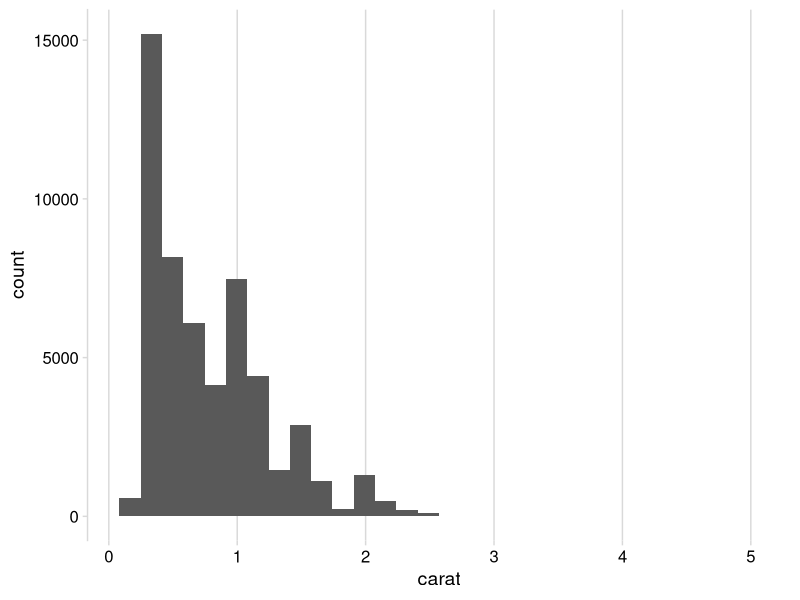
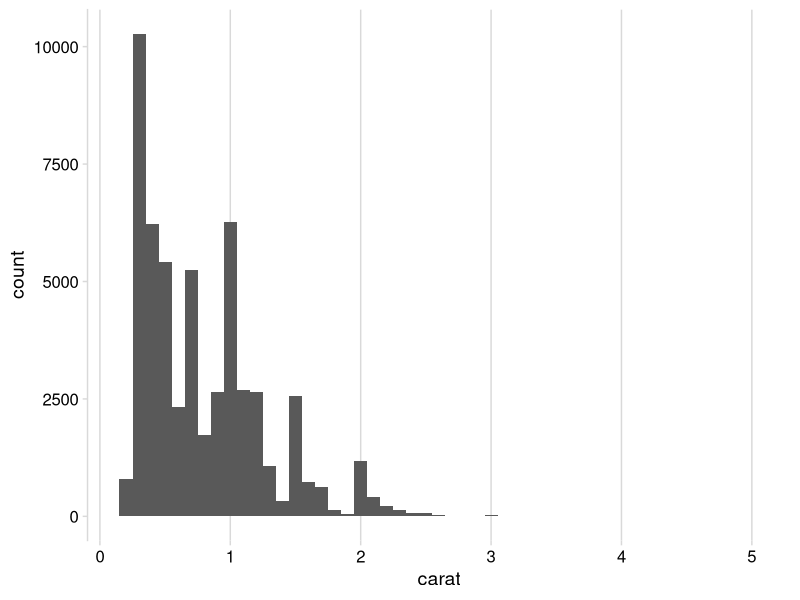
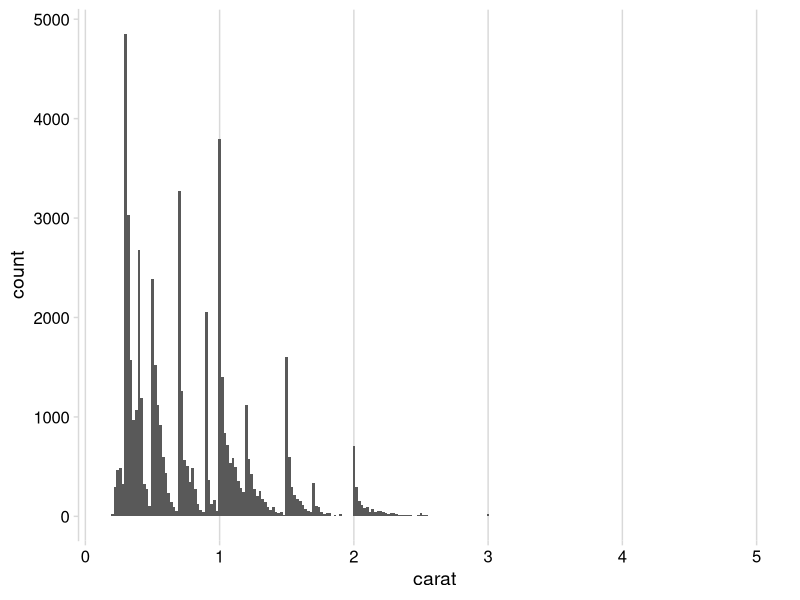
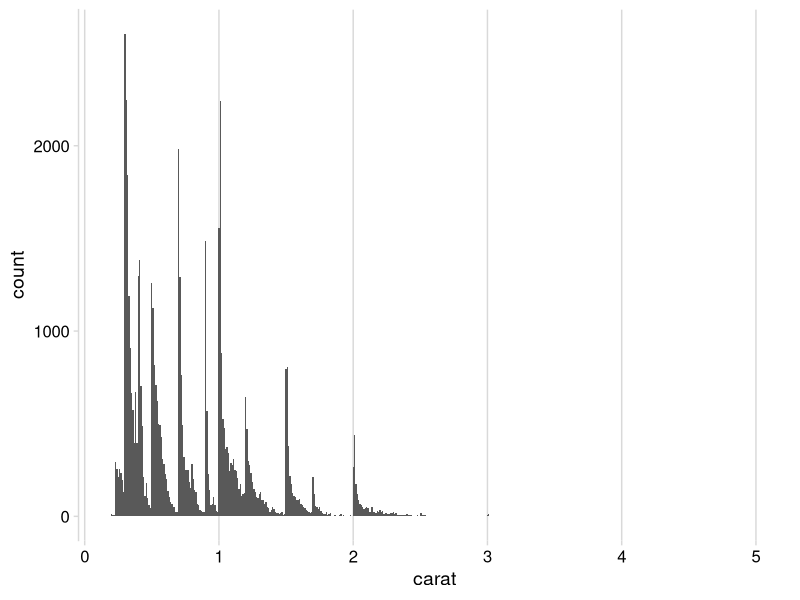

Generate these figures, in order, with R: (Note: this script raises an error after producing the figures.)
## ---- chunk 1
#| label: setup
library(tidyverse)
library(ggtext)
## ---- chunk 2
#| fig-cap: "Different bin-widths for histogram of diamonds' carat distribution"
#| label: fig-q1-ex4
#| fig-subcap: 
#|   - "Default bin-width with number of bins = 30"
#|   - "Bin-width of 0.1"
#|   - "Bin-width of 0.02"
#|   - "Bin-width of 0.01"
#| layout-ncol: 2


ggplot(diamonds, aes(carat)) +
  geom_histogram() +
  cowplot::theme_minimal_vgrid()

ggplot(diamonds, aes(carat)) +
  geom_histogram(binwidth = 0.1) +
  cowplot::theme_minimal_vgrid()

ggplot(diamonds, aes(carat)) +
  geom_histogram(binwidth = 0.02) +
  cowplot::theme_minimal_vgrid()

ggplot(diamonds, aes(carat)) +
  geom_histogram(binwidth = 0.01) +
  cowplot::theme_minimal_vgrid()
## ---- chunk 3
#| fig-cap: "Histogram of price distribution for the diamonds"
#| label: fig-q2-ex4
#| fig-subcap: 
#|   - "Default bin-width with number of bins = 30"
#|   - "Histogram with Bin-width = 10"
#| layout-ncol: 2


diamonds |> 
  ggplot(aes(price)) + 
  geom_histogram() +
  cowplot::theme_minimal_vgrid() +
  scale_x_continuous(labels = scales::label_number_si(prefix = "$"),
                     breaks = seq(0, 20000, 2000))

diamonds |> 
  ggplot(aes(price)) + 
  geom_histogram(binwidth = 10) +
  cowplot::theme_minimal_vgrid() +
  scale_x_continuous(labels = scales::label_number_si(prefix = "$"),
                     breaks = seq(0, 20000, 2000))
## ---- chunk 4
#| fig-cap: "Distribution of price varying with clarity for the diamonds dataset"
#| label: fig-q3-ex4
#| layout-ncol: 2
#| fig-subcap: 
#|   - "Multiple Boxplots"
#|   - "Multiple Violin Plots"

ggplot(diamonds, aes(clarity, 
                     price,
                     fill = clarity)) +
  geom_boxplot(outlier.alpha = 0.1,
               varwidth = TRUE,
               outlier.shape = 20) +
  cowplot::theme_minimal_hgrid() +
  theme(axis.line.x = element_blank(),
        legend.position = "none")

ggplot(diamonds, aes(clarity, 
                     price,
                     fill = clarity)) +
  geom_violin() + 
  cowplot::theme_minimal_hgrid() +
  theme(axis.line.x = element_blank(),
        legend.position = "none")
## ---- chunk 5
#| label: fig-q4-ex4
#| fig-cap: "Overlay a frequency polygon and density plot of depth"
#| fig-subcap: 
#|   - "Modifying geom_density to display count"
#|   - "Modifying geom_freqpoly to display density"

title = "Overlay of <span style='color: blue;'>Frequency Polygon</span> and <span style='color: orange;'>Density Plot</span> of Depth" 

ggplot(diamonds, aes(x = depth)) +
  
  # Overlay frequency polygon
  geom_freqpoly(color = "blue", lwd = 1) +
  
  # Overlay density plot
  geom_density(aes(y = ..count..), 
               col = "orange", lwd = 1) +
  
  # Add labels and title
  labs(title = title,
       x = "Depth",
       y = "Count") +
  
  # Adjust theme for markdown element in the title
  theme_minimal() +
  theme(plot.title = element_markdown())


ggplot(diamonds, aes(x = depth)) +
  
  # Overlay frequency polygon
  geom_freqpoly(aes(y = ..density..),
                color = "blue", lwd = 1) +
  
  # Overlay density plot
  geom_density(col = "orange", lwd = 1) +
  
  # Add labels and title
  labs(title = title,
       x = "Depth",
       y = "Density") +
  
  # Adjust theme for markdown element in the title
  theme_minimal() +
  theme(plot.title = element_markdown())
